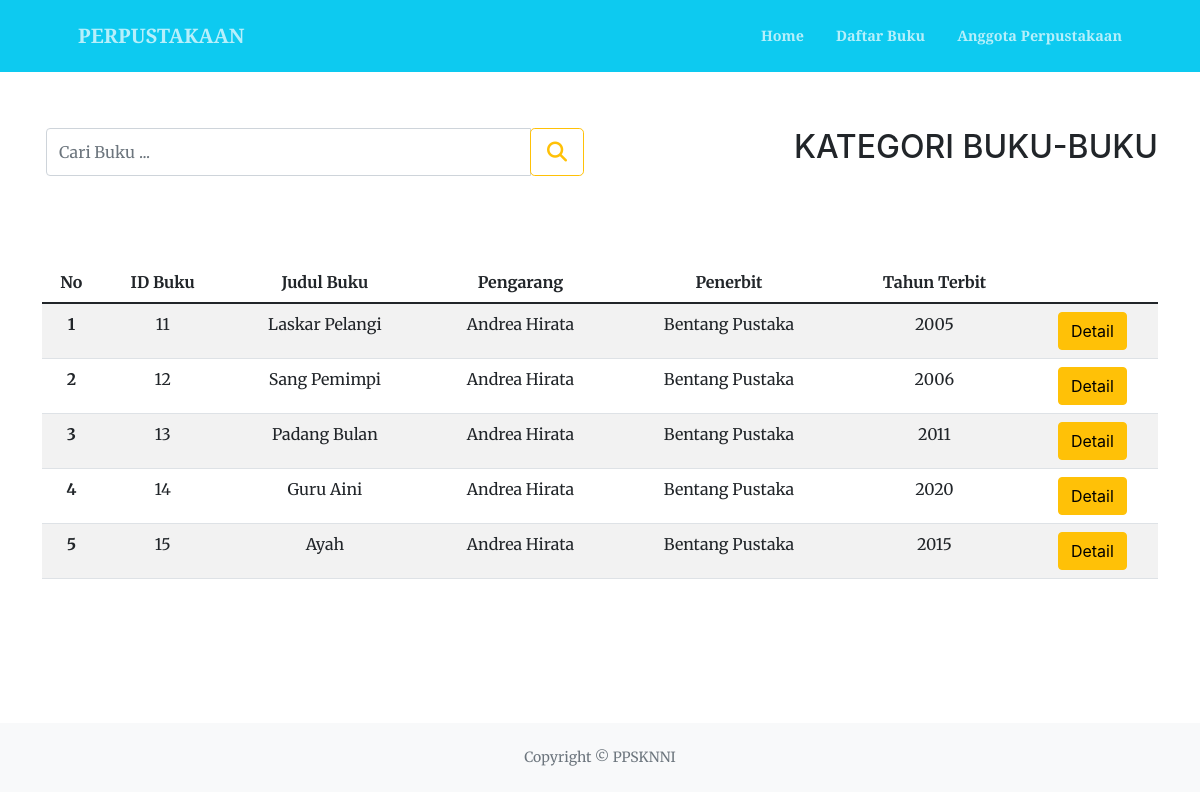
Screenshot of /uas/services.php with the database file from the repository.
### tables this page shows
CREATE TABLE `db_buku` (
  `id` int(10) NOT NULL,
  `id_buku` int(20) NOT NULL,
  `judul_buku` varchar(100) NOT NULL,
  `pengarang` varchar(50) NOT NULL,
  `penerbit` varchar(50) NOT NULL,
  `tahun_terbit` varchar(50) NOT NULL
);

### uas/function.php (called while the page is built, shortened)
<?php
$conn = mysqli_connect('localhost', 'root', '', 'uas_1904030083');
function query($query)
{
    global $conn;
    $result = mysqli_query($conn, $query);
    $rows = [];
    while ($row = mysqli_fetch_assoc($result)) {
        $rows[] = $row;
    }
    return $rows;
}

### uas/services.php (the view, shortened to what this page needs)
<?php
  require 'function.php';
  $buku = query("SELECT * FROM db_buku");
?>
<!DOCTYPE html>
<html lang="en">
    <head>
        <link href="https://cdn.jsdelivr.net/npm/bootstrap-icons@1.5.0/font/bootstrap-icons.css" rel="stylesheet" />
        <link href="https://cdnjs.cloudflare.com/ajax/libs/SimpleLightbox/2.1.0/simpleLightbox.min.css" rel="stylesheet" />
        <link href="css/styles.css" rel="stylesheet" />
        <link rel="stylesheet" href="font-awesome.css">
    </head>
    <body id="page-top">
        <nav class="navbar navbar-expand-lg navbar-dark bg-info fixed-top py-3" id="mainNav">
            <div class="container px-4 px-lg-5">
                <a class="navbar-brand" href="#page-top">PERPUSTAKAAN</a>
                <div class="collapse navbar-collapse" id="navbarResponsive">
                    <ul class="navbar-nav ms-auto my-2 my-lg-0">
                        <li class="nav-item"><a class="nav-link" href="index.php">Home</a></li>
                        <li class="nav-item"><a class="nav-link" href="services.php">Daftar Buku</a></li>
                        <li class="nav-item"><a class="nav-link" href="portfolio.php">Anggota Perpustakaan</a></li>
                    </ul>
                </div>
            </div>
        </nav>
        <section class="page-section" id="services">
        <div class="container justify-content-center">
            <div class="row">
                <div class="col-md-6 px-3">
                    <form method="POST" action="">
                    <div class="input-group mb-3">
                        <input type="text" id="keyword" name="keyword" class="form-control input-text" placeholder="Cari Buku ..." autocomplete="off" aria-label="Recipient's username" aria-describedby="basic-addon2"/>
                        <div class="input-group-append">
                        <button class="btn btn-outline-warning btn-lg" type="submit" name="cari"><i class="fa fa-search"></i></button>
                        </div>
                    </div>
                    </form>
                </div>
                <div class="col-md-6 text-end">
                    <h2 class="section-heading text-uppercase mb-5">KATEGORI BUKU-BUKU</h2>
                </div>
            </div>
            <table class="table table-striped text-center mt-5">
            <thead>
                <tr>
                <th scope="col">No</th>
                <th scope="col">ID Buku</th>
                <th scope="col">Judul Buku</th>
                <th scope="col">Pengarang</th>
                <th scope="col">Penerbit</th>
                <th scope="col">Tahun Terbit</th>
                </tr>
            </thead>
            <tbody>
                <?php $no = 1; ?>
                <?php foreach ($buku as $bukuu) : ?>
                    <tr>
                    <th scope="row"><?php echo $no; ?></th>
                    <td><?php echo $bukuu['id_buku']; ?></td>
                    <td><?php echo $bukuu['judul_buku']; ?></td>
                    <td><?php echo $bukuu['pengarang']; ?></td>
                    <td><?php echo $bukuu['penerbit']; ?></td>
                    <td><?php echo $bukuu['tahun_terbit']; ?></td>
                    <td><a href="detail_perpus.php?id=<?= $bukuu['id']; ?>" class="btn btn-warning" role="button">Detail</a></td>
                    </tr>
                    <?php $no++ ?>
                <?php endforeach ?>
            </tbody>
            </table>
        </div>
        </section>
        <footer class="bg-light py-4">
            <div class="container px-4 px-lg-5"><div class="small text-center text-muted">Copyright &copy; PPSKNNI</div></div>
        </footer>
    </body>
</html>

### rows the page displays
db_buku: id_buku "11", judul_buku "Laskar Pelangi", pengarang "Andrea Hirata", penerbit "Bentang Pustaka", tahun_terbit "2005"
db_buku: id_buku "12", judul_buku "Sang Pemimpi", pengarang "Andrea Hirata", penerbit "Bentang Pustaka", tahun_terbit "2006"
db_buku: id_buku "13", judul_buku "Padang Bulan", pengarang "Andrea Hirata", penerbit "Bentang Pustaka", tahun_terbit "2011"
db_buku: id_buku "14", judul_buku "Guru Aini", pengarang "Andrea Hirata", penerbit "Bentang Pustaka", tahun_terbit "2020"
db_buku: id_buku "15", judul_buku "Ayah", pengarang "Andrea Hirata", penerbit "Bentang Pustaka", tahun_terbit "2015"
